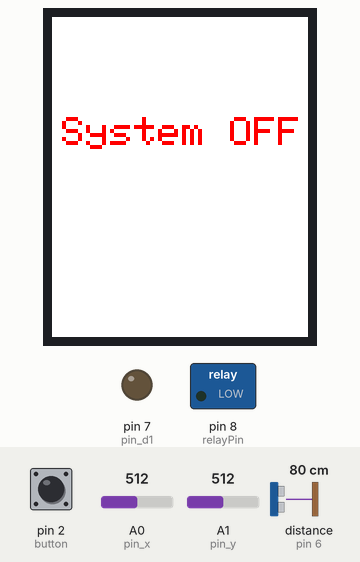
The sketch below on a simulated Arduino Uno, built with avr-gcc and run on an emulated ATmega328P. On the bench: 128×160 colour display, switched loads named in the sketch (green lamp = pin HIGH), output pins drawn as LEDs (lit = HIGH). Inputs (shaded band) come from the test bench; at power-on: pin 2 (button) HIGH, distance to the obstacle (sensor on pin 6) 80 cm, A0 (pin_x) = 512, A1 (pin_y) = 512. The echo pulse lasts 58.3 µs per cm; pins used as bus, display or sensor lines are not drawn; what the sketch prints to the serial monitor is not drawn.

Above: at 1.4 s.
1.5 s: pin 2 (button) pulled LOW for 0.15 s
At 1.8 s:
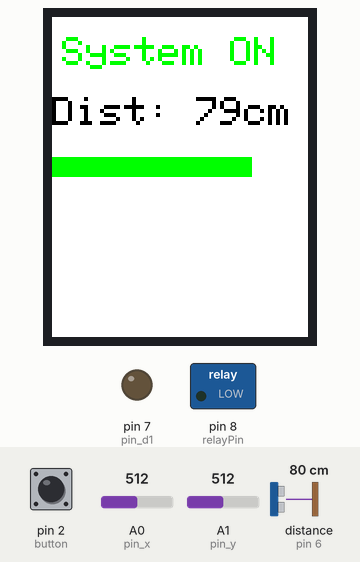
3.1 s: distance to the obstacle (sensor on pin 6) set to 56 cm
At 3.7 s:
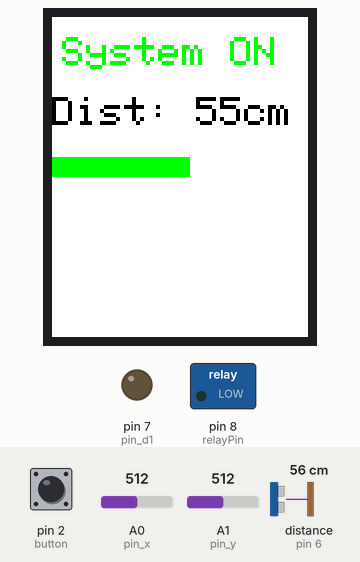
4.6 s: distance to the obstacle (sensor on pin 6) set to 48 cm
At 5.8 s:
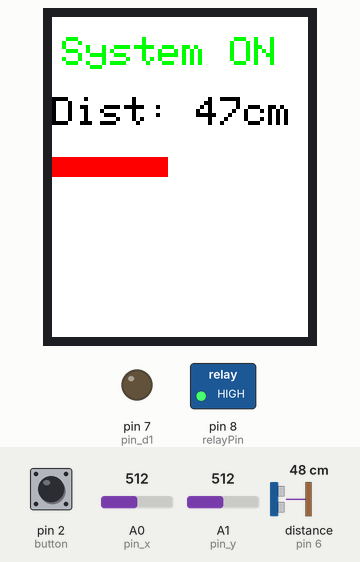
6.1 s: distance to the obstacle (sensor on pin 6) set to 5 cm
At 7.1 s:
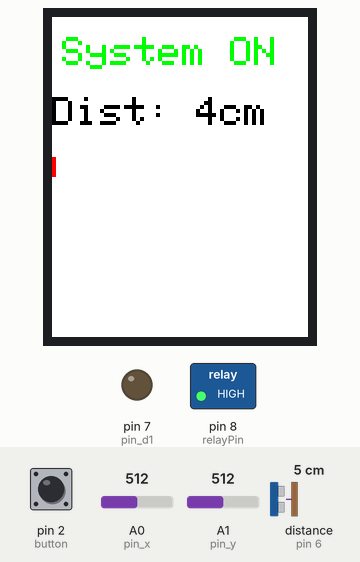
7.7 s: distance to the obstacle (sensor on pin 6) set to 2 cm
At 8.8 s:
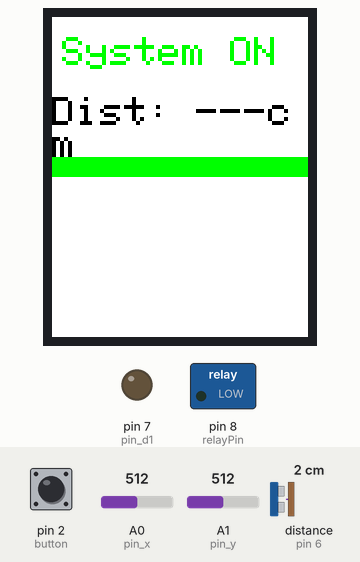
9.3 s: pin 2 (button) pulled LOW for 1 s
At 9.7 s:
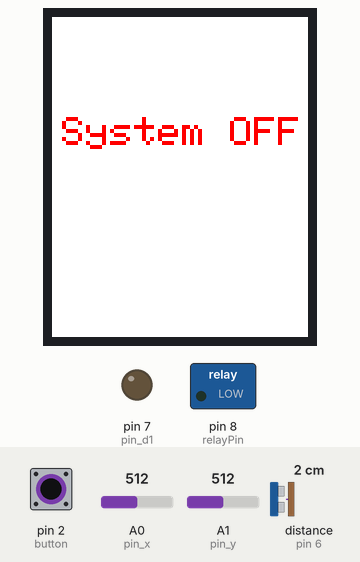
Timing chart, 0 to 12.3 s (numbered marks = the images above; inputs shaded):
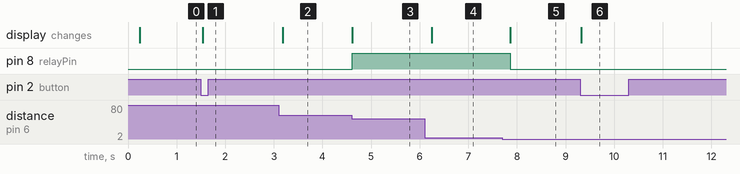

The sketch:

SmartRadar_V1.ino
```cpp
#include <SPI.h>
#include <Adafruit_GFX.h>
#include <Adafruit_ST7735.h>


// --- TFT Display ---
const int TFT_CS   = 4;
const int TFT_RST  = 12;
const int TFT_A0   = 3;   // DC pin
const int TFT_SDA  = 11;  // MOSI
const int TFT_SCL  = 13;  // SCK
Adafruit_ST7735 tft = Adafruit_ST7735(TFT_CS, TFT_A0, TFT_SDA, TFT_SCL, TFT_RST);

// --- LED ---
const int pin_d1 = 7;

// --- Joystick ---
const int pin_x = A0;
const int pin_y = A1;
const int button = 2;

int prevXAng = 0;
int prevYAng = 0;

long lastClickTime_J = 0;

// --- Relay ---
const int relayPin = 8;
unsigned long lastClickTime_R = 0;

// --- Ultrasound ---
const int trig = 5;
const int echo = 6;

// --- globals ---
int old_button_state = 1;
int systemON = 0;
int distance = 0;
unsigned long prevDist = 0;
unsigned long FPS = 0;
const unsigned long cooldown = 1000;
bool isMoving = false;


void setup() {
  // tft display
  tft.initR(INITR_BLACKTAB);
  tft.invertDisplay(true); // this makes the "static" effect appear on the display... -_-
  tft.fillScreen(ST77XX_WHITE);

  tft.setCursor(5, 50);
  tft.setTextColor(ST77XX_RED);
  tft.setTextSize(2);
  tft.print("System OFF");

  // led
  pinMode(pin_d1, OUTPUT);
  digitalWrite(pin_d1, LOW);

  // joystick
  pinMode(button, INPUT_PULLUP);

  // relay
  pinMode(relayPin, OUTPUT);
  digitalWrite(relayPin, LOW);

  // ultrasound
  pinMode(trig, OUTPUT);
  digitalWrite(trig, LOW);
  pinMode(echo, INPUT);

  Serial.begin(9600);
}


void loop() {
  int xVal = analogRead(pin_x);
  int yVal = analogRead(pin_y);
  int xAng = map(xVal, 0, 1023, 0, 180) - 4;
  int yAng = map(yVal, 0, 1023, 0, 180) - 1;

  xAng = constrain(xAng, 0, 180);
  yAng = constrain(yAng, 0, 180);
  int buttonState = digitalRead(button);

  // --- SYSTEM ON/OFF ---
  if(buttonState == 0 && old_button_state != buttonState && cooldown && (millis() - lastClickTime_J) >= cooldown)
  {
    systemON = !systemON;
    tft.fillScreen(ST77XX_WHITE);

    if (!systemON) {
      tft.setCursor(5, 50);
      tft.setTextColor(ST77XX_RED);
      tft.print("System OFF");
    }
    lastClickTime_J = millis();
  }

  old_button_state = buttonState;
  // --- SENSOR LOGIC ---
  if(systemON)
  {
    if((millis() - FPS) >= 200)
    {
      // 1. Measure
      digitalWrite(trig, LOW);
      delayMicroseconds(2);
      digitalWrite(trig, HIGH);
      delayMicroseconds(10);
      digitalWrite(trig, LOW);

      long duration = pulseIn(echo, HIGH, 6000);
      int raw_distance = (duration / 2) * 0.034;

      // --- FILTER FOR STABILITY ---
      // Taking values between 2 and 400
      if(raw_distance > 2 && raw_distance < 400) {
        distance = raw_distance;
      }
      else {
        distance = 999;
      }

      if(distance != prevDist) {
        Serial.print("distance: ");
        Serial.print(distance);
        Serial.println("cm");

        // --- 1. STATUS ---
        tft.setCursor(5, 10);
        tft.setTextColor(ST77XX_GREEN, ST77XX_WHITE);
        tft.print("System ON   ");

        // --- DISTANCE ---
        tft.setCursor(0, 40);
        tft.setTextColor(ST77XX_BLACK, ST77XX_WHITE);
        tft.print("Dist: ");

        if (distance == 999) {
          tft.print("---cm   "); // extra spacing will delete the "text ghosts"
        } else {
          tft.print(distance);
          tft.print("cm   ");
        }

        // --- MINI RADAR (BAR GRAPH) ---
        int barWidth = map(distance, 2, 100, 0, 128);
        barWidth = constrain(barWidth, 0, 128);

        // choosing color by distance
        uint16_t barColor = ST77XX_GREEN; // default color
        if(distance <= 50) {
          barColor = ST77XX_RED; // if its too close
        }

        // draw a line
        tft.fillRect(0, 70, barWidth, 10, barColor);

        // draws a white rectangle to delete the part of the previous
        tft.fillRect(barWidth, 70, 128 - barWidth, 10, ST77XX_WHITE);

        // save distance for the next loop
        prevDist = distance;
      }

      // 3. Relay control
      if(distance > 0 && distance <= 50 && (millis() - lastClickTime_R) >= cooldown)
      {
        digitalWrite(relayPin, HIGH);
        lastClickTime_R = millis();
      }
      else if(distance >= 55) {
        digitalWrite(relayPin, LOW);
      }
      FPS = millis();
    }
  }
  else {
    digitalWrite(relayPin, LOW);
  }

  if(abs(xAng - prevXAng) > 1 || abs(yAng - prevYAng) > 1 || old_button_state != buttonState)
  {
    digitalWrite(pin_d1, HIGH);

    Serial.print("X: ");
    Serial.print(xAng);
    Serial.print("X: ");
    Serial.print(" | Y: ");
    Serial.print(yAng);
    Serial.print(" | button: ");
    Serial.println(systemON);
  }

  digitalWrite(pin_d1, LOW);
  prevXAng = xAng;
  prevYAng = yAng;
}
```

Measured:
- the behaviour switches between 52 and 51 cm on distance to the obstacle (sensor on pin 6) (found by bisection; images 2 and 3)
- the behaviour switches between 4 and 3 cm on distance to the obstacle (sensor on pin 6) (found by bisection; images 4 and 5)
- after the input at 1.5 s, the display: changes at once (image 1)
- after the input at 3.1 s, the display: changes after 0.08 s (image 2)
- after the input at 4.6 s, pin 8 (relayPin): LOW → HIGH at once; the display: changes at once (image 3)
- after the input at 6.1 s, the display: changes after 0.15 s (image 4)
- after the input at 7.7 s, pin 8 (relayPin): HIGH → LOW after 0.16 s; the display: changes after 0.16 s (image 5)
- after the input at 9.3 s, the display: changes at once (image 6)
